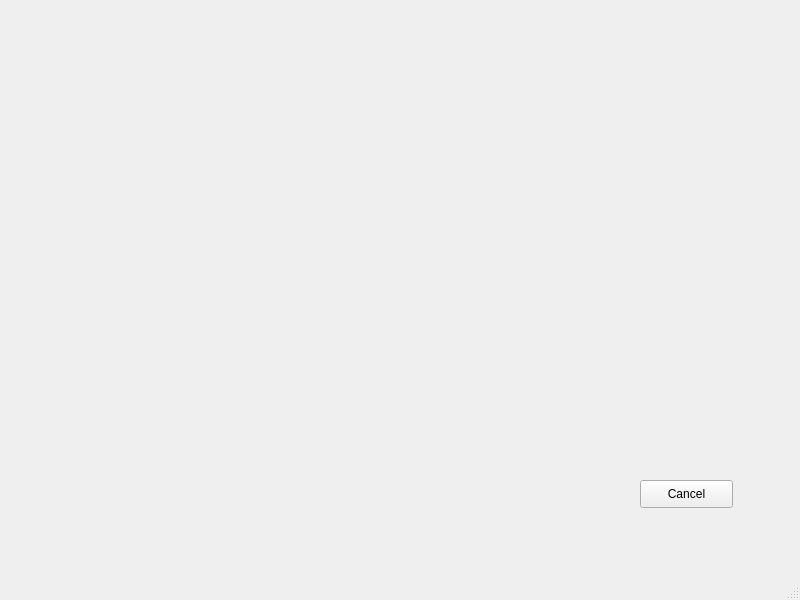
<?xml version="1.0" encoding="UTF-8"?>
<ui version="4.0">
 <class>UpdateAirplane</class>
 <widget class="QMainWindow" name="UpdateAirplane">
  <property name="geometry">
   <rect>
    <x>0</x>
    <y>0</y>
    <width>800</width>
    <height>600</height>
   </rect>
  </property>
  <property name="windowTitle">
   <string>MainWindow</string>
  </property>
  <widget class="QWidget" name="centralwidget">
   <widget class="QPushButton" name="button_cancel">
    <property name="geometry">
     <rect>
      <x>640</x>
      <y>480</y>
      <width>93</width>
      <height>28</height>
     </rect>
    </property>
    <property name="text">
     <string>Cancel</string>
    </property>
   </widget>
  </widget>
  <widget class="QMenuBar" name="menubar">
   <property name="geometry">
    <rect>
     <x>0</x>
     <y>0</y>
     <width>800</width>
     <height>26</height>
    </rect>
   </property>
  </widget>
  <widget class="QStatusBar" name="statusbar"/>
 </widget>
 <resources/>
 <connections/>
</ui>
